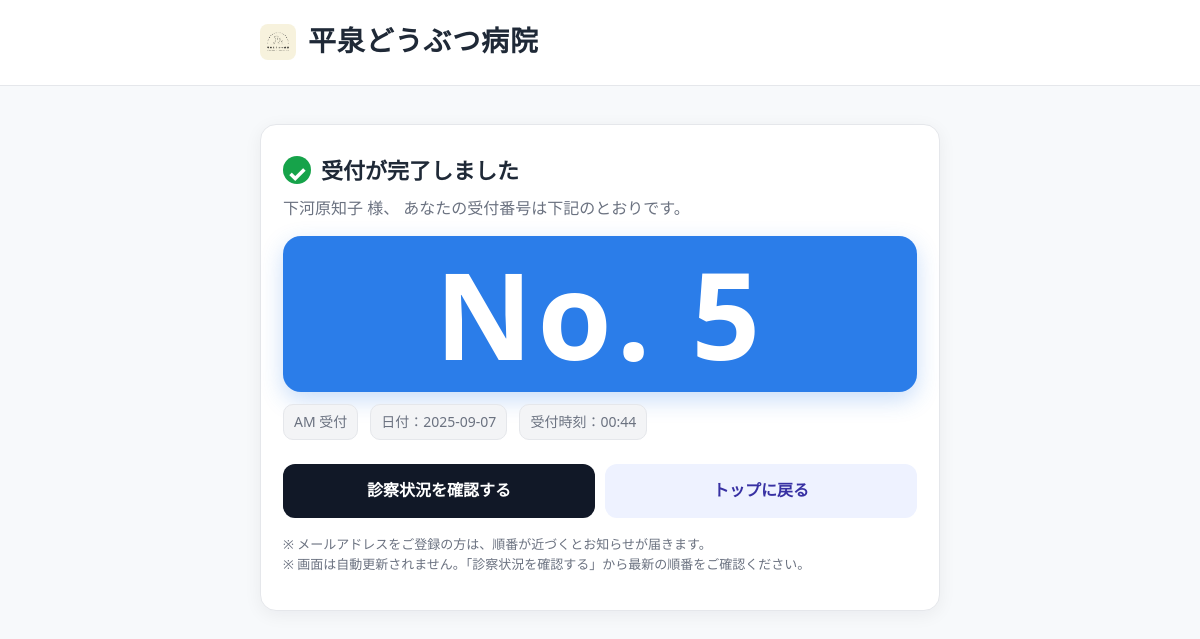
Page /done/31 on the committed database.
### models.py (models this page shows)
class Ticket(Model):
    patient = ForeignKeyField(Patient, null=True, backref="tickets")
    name = CharField()                        # 表示用（紙受付や簡単表示で使う）
    created_at = DateTimeField(default=datetime.datetime.now)
    done = BooleanField(default=False)
    visit_date = DateField(null=True)  # 当日の運用を明確化
    notified = BooleanField(default=False)  # 通知済フラグ
    session = CharField(default="AM")  # "AM" or "PM"
    seq_no = IntegerField(null=True, index=True)  #  当日連番
    class Meta:
        database = db

### app.py (the view)
@app.route("/done/<int:ticket_id>")
def done(ticket_id):
    ticket = Ticket.get_by_id(ticket_id)
    return render_template("done.html", ticket=ticket)

### app.py (called while the page is built)
@app.context_processor
def inject_clinic_flags():
    vdate = today_jst()
    sess = current_session()
    closed, reason = is_closed(vdate, sess)
    return {
        "CLINIC_TODAY": {
            "date": vdate,
            "session": sess,
            "is_closed": closed,
            "closed_reason": reason,
        }
    }

@app.before_request
def _protect_admin():
    p = request.path
    if p.startswith("/admin") and p != "/admin/login":
        if not session.get("admin"):
            return redirect(url_for("admin_login"))

### utils.py (called while the page is built)
def today_jst() -> date:
    return datetime.now(JST).date()

def current_session() -> str:
    h = datetime.now(JST).hour
    return "AM" if h < 12 else "PM"

def _weekday_name(d: date) -> str:
    return ["Mon", "Tue", "Wed", "Thu", "Fri", "Sat", "Sun"][d.weekday()]

def is_closed(vdate: date, session: str) -> tuple[bool, str]:
    wd = _weekday_name(vdate)
    if wd in CLOSED_FULL_WEEKDAYS:
        return True, "本日は休診日です（終日）"
    if session == "PM":
        if wd in CLOSED_PM_WEEKDAYS:
            return True, "本日の午後は休診です"
        if vdate.isoformat() in HOLIDAY_PM_DATES:
            return True, "本日の午後は祝日のため休診です"
    return False, ""

### templates/done.html (shortened to what this page needs)
<!DOCTYPE html>
<html lang="ja">
<head>
</head>
<body>
    <header>
        <div class="wrap">
            <div class="brand">
                <img src="{{ url_for('static', filename='img/qtime_pet.png') }}" alt="平泉どうぶつ病院 ロゴ">
                平泉どうぶつ病院
            </div>
        </div>
    </header>
    <main class="wrap">
        <div class="card">
            <div class="hero">
                <h1><span class="ok">✓</span> 受付が完了しました</h1>
                <p>
                    {% if ticket.name %}{{ ticket.name }} 様、{% endif %}
                    あなたの受付番号は下記のとおりです。
                </p>
            </div>
            <section class="ticket">
                <div class="num-box">
                    <div class="num">No. {{ ticket.seq_no or ticket.id }}</div>
                </div>
                <div class="meta">
                    {% if ticket.session %}<span>{{ ticket.session }} 受付</span>{% endif %}
                    {% if ticket.visit_date %}<span>日付：{{ ticket.visit_date }}</span>{% endif %}
                    {% if ticket.created_at %}<span>受付時刻：{{ ticket.created_at.strftime('%H:%M') }}</span>{% endif %}
                </div>
                <div class="actions">
                    <a class="btn btn-primary" href="{{ url_for('status') }}">診察状況を確認する</a>
                    <a class="btn btn-ghost" href="{{ url_for('index') }}">トップに戻る</a>
                </div>
                <p class="notice">
                    ※ メールアドレスをご登録の方は、順番が近づくとお知らせが届きます。<br>
                    ※ 画面は自動更新されません。「診察状況を確認する」から最新の順番をご確認ください。
                </p>
            </section>
        </div>
    </main>
</body>
</html>

### templates/done.html (style rules this page uses)
:root { --bg: #f7f9fb; --card: #ffffff; --text: #1f2937; --muted: #6b7280; --accent: #2b7de9; --ok: #16a34a; --border: #e5e7eb; }
* { box-sizing: border-box; }
body { margin: 0; background: var(--bg); color: var(--text); font-family: system-ui, -apple-system, "Segoe UI", Roboto, "Noto Sans JP", "Hiragino Kaku Gothic ProN", Meiryo, sans-serif; line-height: 1.6; }
header { background: var(--card); border-bottom: 1px solid var(--border); position: sticky; top: 0; z-index: 10; }
.wrap { max-width: 720px; margin: 0 auto; padding: 20px; }
.brand { display: flex; align-items: center; gap: 12px; font-weight: 800; letter-spacing: .03em; font-size: 28px; font-family: "M PLUS Rounded 1c", "Hiragino Maru Gothic ProN", "Yu Gothic UI", "Yu Gothic", "Meiryo", "Noto Sans JP", sans-serif; }
.brand img { height: 36px; width: auto; border-radius: 8px; display: block; }
.card { background: var(--card); border: 1px solid var(--border); border-radius: 16px; padding: 22px; margin-top: 18px; box-shadow: 0 4px 18px rgba(16, 24, 40, .06); }
.hero { display: grid; gap: 8px; margin-top: 6px; }
.hero h1 { margin: 0; font-size: 22px; display: flex; align-items: center; gap: 10px; }
.hero .ok { display: inline-grid; place-items: center; width: 28px; height: 28px; border-radius: 50%; background: var(--ok); color: #fff; font-weight: 800; }
.hero p { margin: 0; color: var(--muted); }
.ticket { display: grid; gap: 12px; margin-top: 14px; }
.num-box { display: flex; align-items: center; justify-content: center; border-radius: 18px; background: var(--accent); color: #fff; padding: 18px 20px; box-shadow: 0 8px 22px rgba(43, 125, 233, .25); }
.num { font-weight: 900; font-size: clamp(52px, 10vw, 120px); letter-spacing: .04em; line-height: 1; }
.meta { display: flex; gap: 12px; flex-wrap: wrap; color: var(--muted); font-size: 14px; }
.meta span { background: #f3f4f6; border: 1px solid var(--border); border-radius: 10px; padding: 6px 10px; }
.actions { display: grid; gap: 10px; margin-top: 12px; grid-template-columns: 1fr; }
@media (min-width:560px) { .actions { grid-template-columns: 1fr 1fr; } }
.btn { appearance: none; border: none; cursor: pointer; border-radius: 12px; padding: 14px 16px; font-weight: 700; text-align: center; text-decoration: none; display: inline-block; }
.btn-primary { background: #111827; color: #fff; }
.btn-ghost { background: #eef2ff; color: #3730a3; }
.notice { margin-top: 4px; font-size: 13px; color: var(--muted); }

### rows in the picture
Ticket: name "下河原知子", seq_no "5", session "AM", visit_date "2025-09-07", created_at "00:44"
